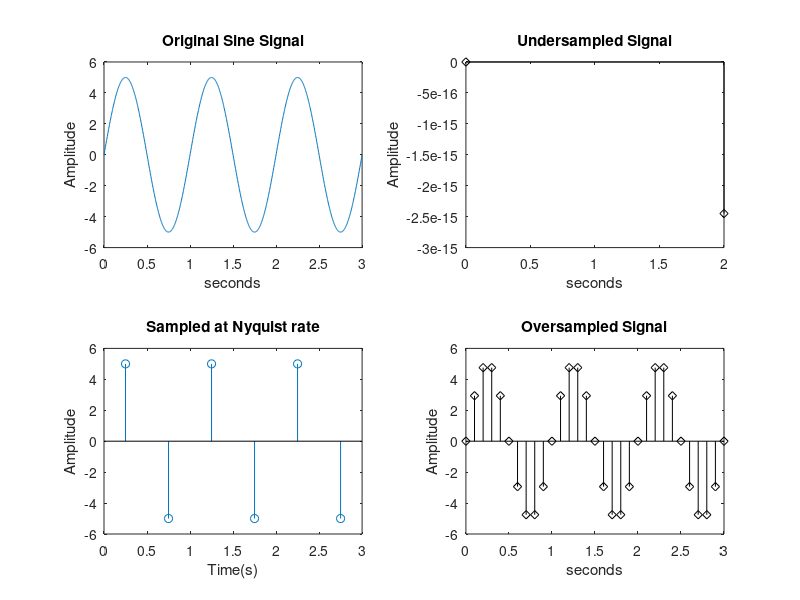

The MATLAB source for this figure:
freq=1;% 1 Hz
t=linspace(0,3,1024)/freq; %from 0 to 5 periods in 1024 steps
A=5;%amplitude
x=A*sin(freq*t*2*pi); % sample sine wave with given amplitude and frequency
figure % used for creating subplots within the same plot.
subplot(2,2,1)
plot(t,x)
xlabel('seconds');
ylabel('Amplitude');
title('Original Sine Signal');

fy=1; % signal frequency in Hz
wy=2*pi*fy; % signal frequency in rad/s 

fs=0.5; % sampling frequency in Hz
tiv=1/fs ;% time interval between samples
t=0:tiv:(3); % time interval set
y=A*sin(wy*t); % signal data set
subplot(2,2,2)
stem(t,y,'-kd');
xlabel('seconds');
ylabel('Amplitude');
title('Undersampled Signal');

Fs=2*1; %Sampling frequency=2Hz
t1=0.25:1/Fs:3; %time interval where 1/Fs is sampling period.
x1=5*sin(2*pi*1*t1); %sampled signal
subplot(2,2,3)
stem(t1,x1);
xlabel('Time(s)');
ylabel('Amplitude');
title('Sampled at Nyquist rate'); %Fs=2fm

fs=10; % sampling frequency in Hz
tiv=1/fs; % time interval between samples
t=0:tiv:(3); % time interval set
y=A*sin(wy*t); % signal data set
subplot(2,2,4)
stem(t,y,'-kd');
xlabel('seconds');
ylabel('Amplitude');
title('Oversampled Signal');

% Aliiasing Effect-- Because the sampling frequency was too low, a high-frequency cosine looked like a low-frequency cosine after we sampled it.